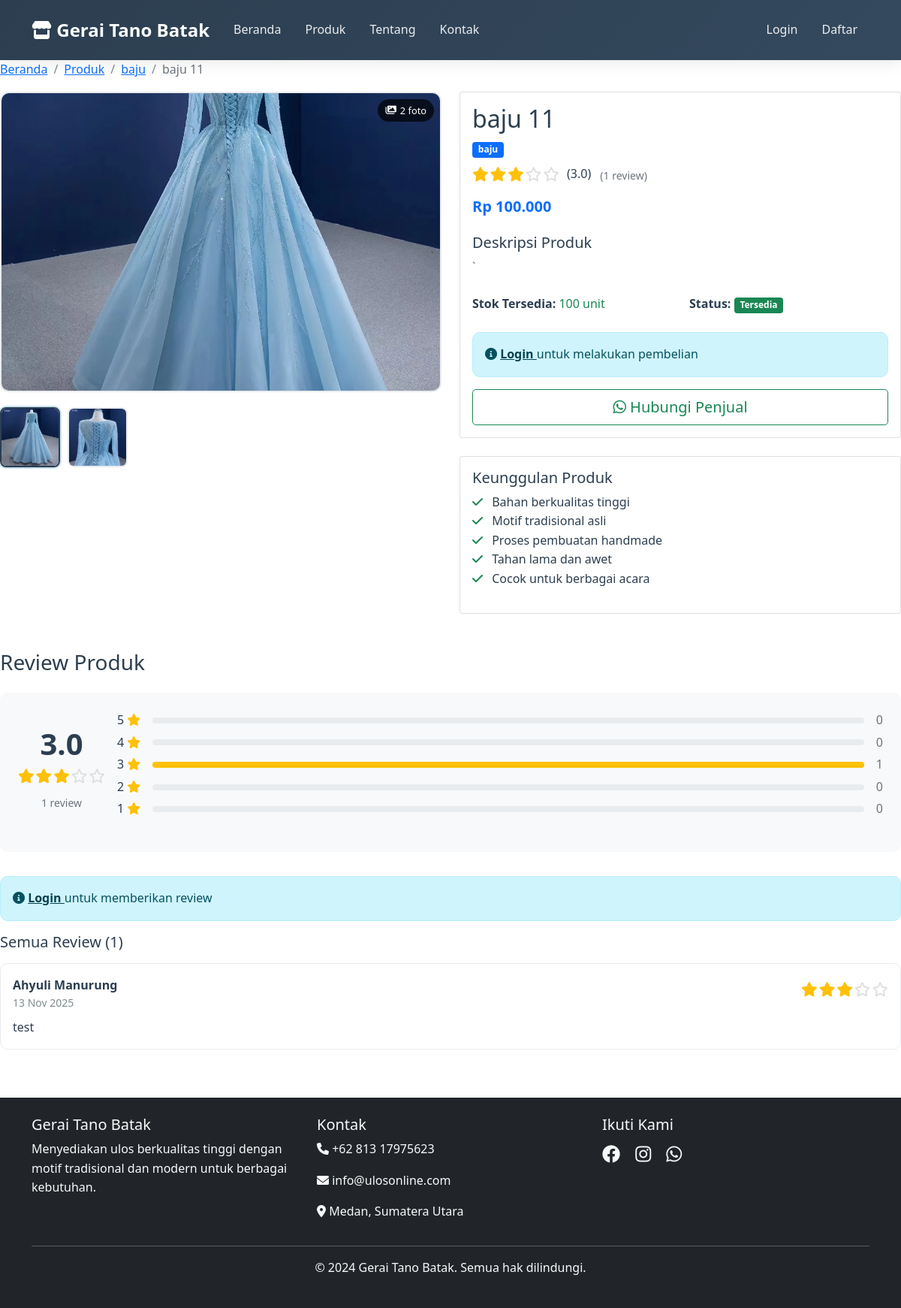
Page /product_detail.php?id=12 on the committed database.
### tables this page shows
CREATE TABLE `products` (
  `id` int(11) NOT NULL AUTO_INCREMENT,
  `name` varchar(200) NOT NULL,
  `description` text DEFAULT NULL,
  `price` decimal(10,2) NOT NULL,
  `stock` int(11) DEFAULT 0,
  `category_id` int(11) DEFAULT NULL,
  `image` varchar(255) DEFAULT NULL,
  `status` enum('active','inactive') DEFAULT 'active',
  `created_at` timestamp NOT NULL DEFAULT current_timestamp(),
  PRIMARY KEY (`id`),
  KEY `category_id` (`category_id`),
  CONSTRAINT `products_ibfk_1` FOREIGN KEY (`category_id`) REFERENCES `categories` (`id`)
);

CREATE TABLE `categories` (
  `id` int(11) NOT NULL AUTO_INCREMENT,
  `name` varchar(100) NOT NULL,
  `description` text DEFAULT NULL,
  `created_at` timestamp NOT NULL DEFAULT current_timestamp(),
  PRIMARY KEY (`id`)
);

CREATE TABLE `product_images` (
  `id` int(11) NOT NULL AUTO_INCREMENT,
  `product_id` int(11) NOT NULL,
  `image_path` varchar(255) NOT NULL,
  `is_primary` tinyint(1) DEFAULT 0,
  `sort_order` int(11) DEFAULT 0,
  `alt_text` varchar(255) DEFAULT NULL,
  `created_at` timestamp NOT NULL DEFAULT current_timestamp(),
  PRIMARY KEY (`id`),
  KEY `idx_product_id` (`product_id`),
  KEY `idx_sort_order` (`sort_order`),
  CONSTRAINT `product_images_ibfk_1` FOREIGN KEY (`product_id`) REFERENCES `products` (`id`) ON DELETE CASCADE
);

CREATE TABLE `product_reviews` (
  `id` int(11) NOT NULL AUTO_INCREMENT,
  `product_id` int(11) NOT NULL,
  `user_id` int(11) NOT NULL,
  `rating` int(11) NOT NULL,
  `comment` text DEFAULT NULL,
  `created_at` timestamp NOT NULL DEFAULT current_timestamp(),
  `updated_at` timestamp NOT NULL DEFAULT current_timestamp() ON UPDATE current_timestamp(),
  PRIMARY KEY (`id`),
  UNIQUE KEY `unique_user_product` (`user_id`,`product_id`),
  KEY `idx_product_id` (`product_id`),
  KEY `idx_user_id` (`user_id`)
);

CREATE TABLE `users` (
  `id` int(11) NOT NULL AUTO_INCREMENT,
  `username` varchar(50) NOT NULL,
  `email` varchar(100) NOT NULL,
  `password` varchar(255) NOT NULL,
  `full_name` varchar(100) NOT NULL,
  `phone` varchar(20) DEFAULT NULL,
  `address` text DEFAULT NULL,
  `role` enum('admin','customer') DEFAULT 'customer',
  `created_at` timestamp NOT NULL DEFAULT current_timestamp(),
  PRIMARY KEY (`id`),
  UNIQUE KEY `username` (`username`),
  UNIQUE KEY `email` (`email`)
);

### product_detail.php (the view, shortened to what the rows shown need)
<?php
require_once 'includes/config.php';
$product_id = isset($_GET['id']) ? (int)$_GET['id'] : 0;
$stmt = $pdo->prepare("SELECT p.*, c.name as category_name
                       FROM products p
                       LEFT JOIN categories c ON p.category_id = c.id
                       WHERE p.id = ? AND p.status = 'active'");
$stmt->execute([$product_id]);
$product = $stmt->fetch();
$product_images = get_product_images($pdo, $product_id);
$rating_stats = get_product_rating_stats($pdo, $product_id);
$stmt = $pdo->prepare("
    SELECT pr.*, u.full_name, u.username
    FROM product_reviews pr
    JOIN users u ON pr.user_id = u.id
    WHERE pr.product_id = ?
    ORDER BY pr.created_at DESC
");
$stmt->execute([$product_id]);
$reviews = $stmt->fetchAll();
include 'includes/header.php';
?>
<nav aria-label="breadcrumb">
    <ol class="breadcrumb">
        <li class="breadcrumb-item"><a href="index.php">Beranda</a></li>
        <li class="breadcrumb-item"><a href="products.php">Produk</a></li>
        <li class="breadcrumb-item"><a href="products.php?category=<?php echo $product['category_id']; ?>">
            <?php echo htmlspecialchars($product['category_name']); ?>
        </a></li>
        <li class="breadcrumb-item active"><?php echo htmlspecialchars($product['name']); ?></li>
    </ol>
</nav>
<div class="row">
    <div class="col-md-6 mb-4">
        <div class="product-gallery">
            <?php if (!empty($product_images)): ?>
                <img id="mainImage"
                     src="uploads/<?php echo $product_images[0]['image_path']; ?>"
                     class="main-image"
                     alt="<?php echo htmlspecialchars($product_images[0]['alt_text'] ?: $product['name']); ?>"
                     onclick="openImageModal(0)"
                     onerror="this.src='assets/images/no-image.svg'">
                <?php if (count($product_images) > 1): ?>
                    <div class="gallery-badge">
                        <i class="fas fa-images"></i>
                        <?php echo count($product_images); ?> foto
                    </div>
                <?php endif; ?>
                <?php if (count($product_images) > 1): ?>
                    <div class="thumbnail-container">
                        <?php foreach ($product_images as $index => $image): ?>
                            <img src="uploads/<?php echo $image['image_path']; ?>"
                                 class="thumbnail <?php echo $index === 0 ? 'active' : ''; ?>"
                                 alt="<?php echo htmlspecialchars($image['alt_text'] ?: $product['name']); ?>"
                                 onclick="changeMainImage('uploads/<?php echo $image['image_path']; ?>', <?php echo $index; ?>)"
                                 onerror="this.src='assets/images/no-image.svg'">
                        <?php endforeach; ?>
                    </div>
                <?php endif; ?>
            <?php endif; ?>
        </div>
    </div>
    <div class="col-md-6">
        <div class="card">
            <div class="card-body">
                <h2 class="card-title"><?php echo htmlspecialchars($product['name']); ?></h2>
                <div class="mb-3">
                    <span class="badge bg-primary"><?php echo htmlspecialchars($product['category_name']); ?></span>
                    <?php if ($rating_stats['total_reviews'] > 0): ?>
                        <div class="mt-2">
                            <?php echo display_rating($rating_stats['average_rating']); ?>
                            <small class="text-muted ms-2">
                            </small>
                        </div>
                    <?php endif; ?>
                </div>
                <div class="mb-4">
                    <h3 class="product-price text-primary"><?php echo format_rupiah($product['price']); ?></h3>
                </div>
                <div class="mb-4">
                    <h5>Deskripsi Produk</h5>
                    <p class="text-muted"><?php echo nl2br(htmlspecialchars($product['description'])); ?></p>
                </div>
                <div class="mb-4">
                    <div class="row">
                        <div class="col-6">
                            <strong>Stok Tersedia:</strong>
                            <span class="<?php echo $product['stock'] > 0 ? 'text-success' : 'text-danger'; ?>">
                                <?php echo $product['stock']; ?> unit
                            </span>
                        </div>
                    </div>
                </div>
                <?php if(isset($_SESSION['user_id'])): ?>
                    <?php if($product['stock'] > 0): ?>
                        <div class="mb-4">
                            <div class="row align-items-center">
                                <div class="col-4">
                                    <label for="quantity" class="form-label">Jumlah:</label>
                                    <input type="number" class="form-control quantity-input" id="quantity"
                                           value="1" min="1" max="<?php echo $product['stock']; ?>">
                                </div>
                                <div class="col-8">
                                    <button onclick="addToCartWithQuantity()" class="btn btn-primary btn-lg w-100">
                                        <i class="fas fa-cart-plus"></i> Tambah ke Keranjang
                                    </button>
                                </div>
                            </div>
                        </div>
                        <div class="d-grid gap-2">
                            <button onclick="buyNow()" class="btn btn-success btn-lg">
                                <i class="fas fa-shopping-bag"></i> Beli Sekarang
                            </button>
                            <?php
                            $current_url = SITE_URL . $_SERVER['REQUEST_URI'];
                            $whatsapp_link = get_whatsapp_link($product['name'], $product['price'], $current_url);
                            ?>
                            <a href="<?php echo $whatsapp_link; ?>"
                               target="_blank"
                               class="btn btn-outline-success btn-lg">
                                <i class="fab fa-whatsapp"></i> Hubungi Penjual
                            </a>
                        </div>
                    <?php else: ?>
                        <div class="alert alert-warning">
                            <i class="fas fa-exclamation-triangle"></i>
                            Maaf, produk ini sedang tidak tersedia
                        </div>
                    <?php endif; ?>
                <?php else: ?>
                    <div class="alert alert-info">
                        <i class="fas fa-info-circle"></i>
                        <a href="login.php?redirect=<?php echo urlencode($_SERVER['REQUEST_URI']); ?>" class="alert-link">
                        </a> untuk melakukan pembelian
                    </div>
                    <div class="d-grid">
                        <?php
                        $current_url = SITE_URL . $_SERVER['REQUEST_URI'];
                        $whatsapp_link = get_whatsapp_link($product['name'], $product['price'], $current_url);
                        ?>
                        <a href="<?php echo $whatsapp_link; ?>"
                           target="_blank"
                           class="btn btn-outline-success btn-lg">
                        </a>
                    </div>
                <?php endif; ?>
            </div>
        </div>
    </div>
</div>
<section class="mt-5">
    <div class="row">
        <div class="col-12">
            <?php if (!empty($reviews)): ?>
                <?php foreach ($reviews as $review): ?>
                    <div class="review-card">
                        <div class="review-header">
                            <div>
                                <div class="reviewer-name"><?php echo htmlspecialchars($review['full_name']); ?></div>
                                <div class="review-date"><?php echo date('d M Y', strtotime($review['created_at'])); ?></div>
                            </div>
                            <div class="review-rating">
                                <?php echo display_rating($review['rating'], false); ?>
                            </div>
                        </div>
                        <div class="review-comment">
                            <?php echo nl2br(htmlspecialchars($review['comment'])); ?>
                        </div>
                    </div>
                <?php endforeach; ?>
            <?php endif; ?>
        </div>
    </div>
</section>
<?php include 'includes/footer.php'; ?>

### includes/config.php (shortened to what the rows shown need)
<?php
function format_rupiah($angka) {
    return "Rp " . number_format($angka, 0, ',', '.');
}
function display_rating($rating, $show_number = true) {
    $output = '<div class="rating-stars">';
    for ($i = 1; $i <= 5; $i++) {
        if ($i <= $rating) {
            $output .= '<i class="fas fa-star star filled"></i>';
        } else {
            $output .= '<i class="far fa-star star"></i>';
        }
    }
    if ($show_number) {
        $output .= '<span class="ms-2">(' . number_format($rating, 1) . ')</span>';
    }
    $output .= '</div>';
    return $output;
}
function get_product_rating_stats($pdo, $product_id) {
    $stmt = $pdo->prepare("
        SELECT
            COUNT(*) as total_reviews,
            AVG(rating) as average_rating,
            SUM(CASE WHEN rating = 5 THEN 1 ELSE 0 END) as rating_5,
            SUM(CASE WHEN rating = 4 THEN 1 ELSE 0 END) as rating_4,
            SUM(CASE WHEN rating = 3 THEN 1 ELSE 0 END) as rating_3,
            SUM(CASE WHEN rating = 2 THEN 1 ELSE 0 END) as rating_2,
            SUM(CASE WHEN rating = 1 THEN 1 ELSE 0 END) as rating_1
        FROM product_reviews
        WHERE product_id = ?
    ");
    $stmt->execute([$product_id]);
    return $stmt->fetch();
}
function get_product_images($pdo, $product_id) {
    $stmt = $pdo->prepare("
        SELECT * FROM product_images
        WHERE product_id = ?
        ORDER BY is_primary DESC, sort_order ASC
    ");
    $stmt->execute([$product_id]);
    return $stmt->fetchAll();
}
function get_whatsapp_link($product_name, $product_price, $product_url = '') {
    $message = "Halo, saya tertarik dengan produk:\n\n";
    $message .= "*" . $product_name . "*\n";
    $message .= "Harga: " . format_rupiah($product_price) . "\n";
    if ($product_url) {
        $message .= "Link: " . $product_url . "\n";
    }
    $message .= "\nBisakah Anda memberikan informasi lebih lanjut?";
    $encoded_message = urlencode($message);
    return "https://wa.me/" . WHATSAPP_NUMBER . "?text=" . $encoded_message;
}
?>

### rows in the picture
products: category.name "baju", name "baju 11", price "Rp 100.000", description "`", stock "100"
product_images: image_path (picture)
product_images: image_path (picture)
product_reviews: user.full_name "Ahyuli Manurung", created_at "13 Nov 2025", rating 3 (drawn), comment "test"

### other values in the picture
count($product_images) "2"
$rating "3.0"
$rating_stats['total_reviews'] "1"
$rating_stats['average_rating'] "3.0"
$count "0"
$count "1"
count($reviews) "1"
